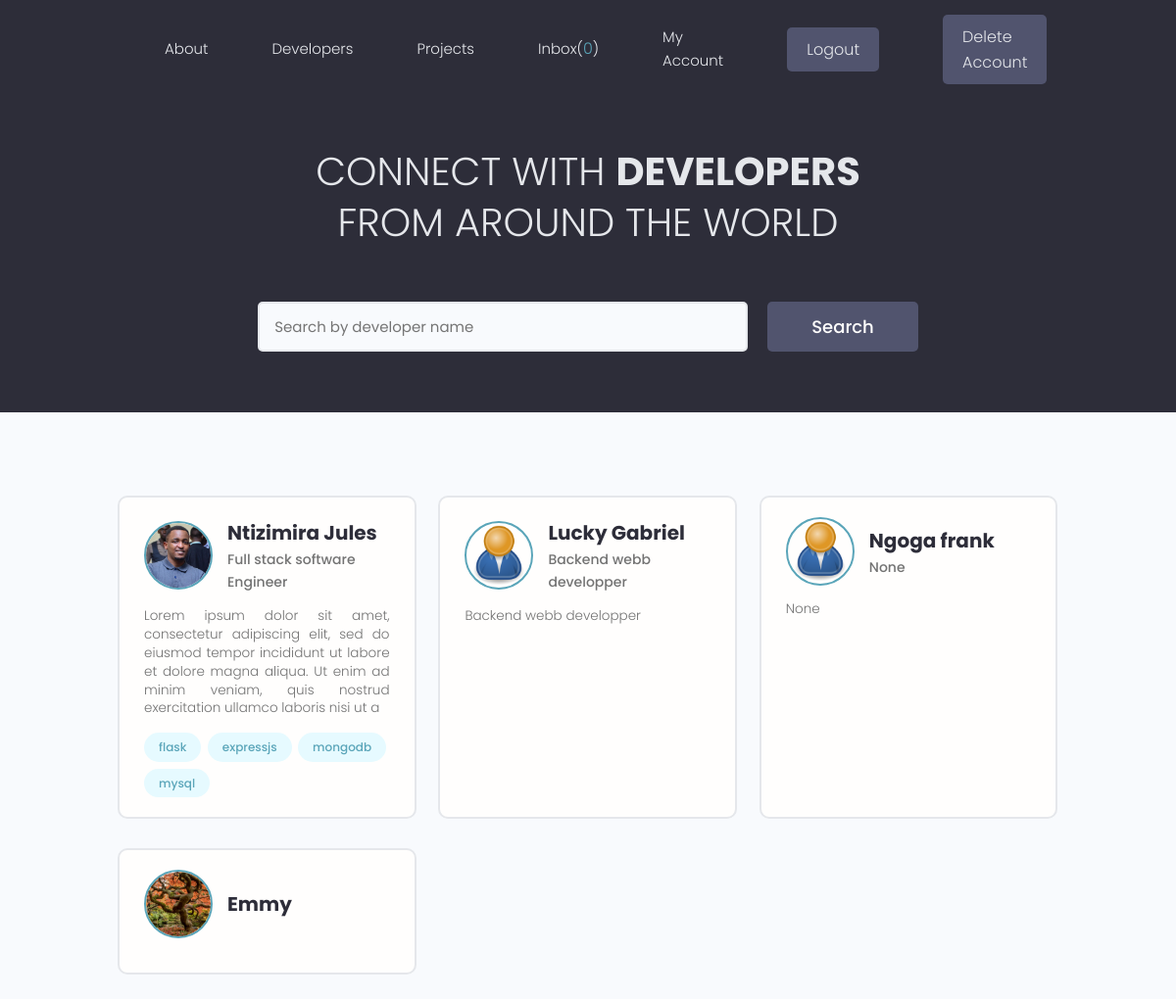
/profiles (signed in), run on an earlier commit of the app's database.
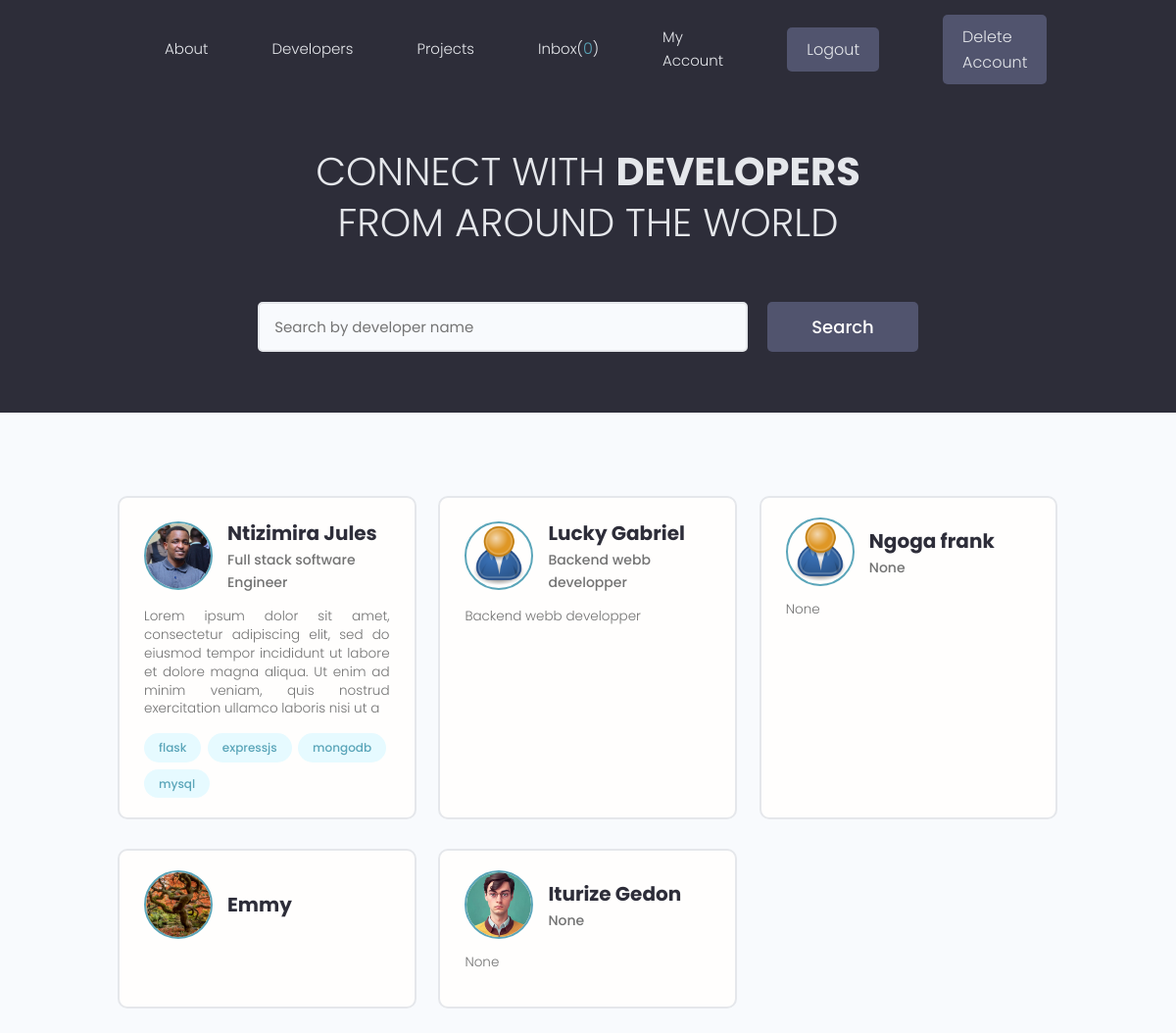
And on a later commit of the database.
### models/message.py (models this page shows, shortened)
class Message(BaseModel, Base):
    __tablename__ = 'messages'
    message = Column(Text, nullable=True)
    subject = Column(String(200), nullable=True)
    is_read = Column(Boolean, default=False)
    sender_id = Column(String(60), ForeignKey('users.id', ondelete='SET NULL'), nullable=True)
    sender = relationship('User', foreign_keys=[sender_id], backref='sent_messages')
    receiver_id = Column(String(60), ForeignKey('users.id', ondelete='SET NULL'), nullable=True)
    receiver = relationship('User', foreign_keys=[receiver_id], backref='received_messages')

### models/user.py (models this page shows, shortened)
class Profile(BaseModel, Base):
    __tablename__ = 'profiles'
    user_id = Column(String(60), ForeignKey('users.id'))
    user = relationship("User", back_populates="profile")
    username = Column(String(150), nullable=False, unique=True)
    email = Column(String(150), nullable=False)
    name = Column(String(150), nullable=False)
    bio = Column(Text, nullable=True)
    location = Column(String(150), nullable=True)
    headline = Column(String(250), nullable=True)
    profile_image_url = Column(String(2000), default='images/profiles/user-default.png')
    social_github = Column(String(200), nullable=True)
    social_linkdin = Column(String(200), nullable=True)
    social_youtube = Column(String(200), nullable=True)
    social_twitter = Column(String(200), nullable=True)
    skills = relationship("Skill", backref="profile",
                          cascade="all, delete, delete-orphan")
    comments = relationship("Comment", backref="profile", cascade="all, delete-orphan")
    rates = relationship("Rate", backref="profile", cascade="all, delete-orphan")
    notes = relationship("Note", backref="profile", cascade="all, delete-orphan")

### models/skill.py (models this page shows, shortened)
class Skill(BaseModel, Base):
    __tablename__ = 'skills'
    profile_id = Column(String(60), ForeignKey('profiles.id'), nullable=True)
    name = Column(String(200), nullable=False)
    description = Column(Text, nullable=True)

### webdynamic/views/users.py (the view)
@app_views.route('/profiles', methods=['GET'], strict_slashes=False)
def profiles():
    profiles = []
    searchQuery = None
    if request.args.get('text'):
        searchQuery = request.args.get('text').lower()
        profiles = profile_search(searchQuery)
    else:
        profiles = list(storage.all(Profile).values())
    page = int(request.args.get('page', 1))
    result = paginate(profiles, page)
    context = {
        'items_on_page': result.get('items_on_page'),
        'total_pages': result.get('total_pages'),
        'queryPage': page,
        'custom_range': result.get('custom_range'),
        'searchQuery': searchQuery if searchQuery else None
        }
    return render_template('profiles.html', **context)

### models/engine/dbManager.py (called while the page is built)
    def all(self, cls=None):
        new_dict = {}
        for clss in classes:
            if cls is None or cls is classes[clss] or cls is clss:
                objs = self.__session.query(classes[clss]).all()
                for obj in objs:
                    key = obj.__class__.__name__ + '.' + obj.id
                    new_dict[key] = obj
        return (new_dict)

    def get(self, cls, id):
        for obj in self.all(cls).values():
            if id == obj.id:
                return obj

### models/user.py (called while the page is built)
    @property
    def unread(self):
        messages = sorted(self.received_messages, key=lambda x: x.created_at, reverse=True)
        unread = sum(1 for message in messages if not message.is_read)
        return unread

### utils/paginate.py (called while the page is built)
def paginate(data, page=1):
    per_page = 9
    start_index = (page - 1) * per_page
    end_index = start_index + per_page
    total_pages = (len(data) + per_page - 1) // per_page
    items_on_page = data[start_index:end_index]
    leftindex = page - 4 if page > 4 else 1
    rightIndex =  page + 5 if (page + 5) <= total_pages else total_pages + 1
    custom_range = range(leftindex, rightIndex)
    prev_page = page - 1 if page > 1 else None
    next_page = page + 1 if page + 1 <= total_pages else None
    result = {
        'page': page,
        'page_size': len(items_on_page),
        'prev_page': prev_page,
        'next_page': next_page,
        'total_pages': total_pages,
        'custom_range': custom_range,
        'items_on_page': items_on_page,
    }
    return result

### webdynamic/app.py (called while the page is built)
@login_manager.user_loader
def load_user(user_id):
    user = storage.get(User, user_id)
    return user

@app.context_processor
def inject_user():
    return dict(current_user=current_user)

### webdynamic/templates/profiles.html (shortened to what this page needs)
{% extends 'main.html' %}
{% block content %}
  <main class="home">
    <section class="hero-section text-center">
      <div class="container container--narrow">
        <div class="hero-section__box">
          <h2>CONNECT WITH <span>DEVELOPERS</span></h2>
          <h2>FROM AROUND THE WORLD</h2>
        </div>
        <div class="hero-section__search">
          <form class="form" action="{{url_for('app_views.profiles')}}"  method="get" enctype="multipart/form-data">
            <div class="form__field">
              <input class="input input--text" id="formInput#search" type="text" name="text"
                placeholder="Search by developer name" />
            </div>
            <input class="btn btn--sub btn--lg" type="submit" value="Search" />
          </form>
        </div>
      </div>
    </section>
    <section class="devlist">
      <div class="container">
        <div class="grid grid--three">
            {% for profile in items_on_page %}
            <div class="column card">
                <div class="dev">
                <a href="{{url_for('app_views.profile', profile_id=profile.id)}}" class="card__body">
                    <div class="dev__profile">
                    <img class="avatar avatar--md" src="{{url_for('static', filename=profile.profile_image_url)}}" alt="image" />
                    <div class="dev__meta">
                        <h3>{{profile.name}}</h3>
                        <h5>{{profile.headline}}</h5>
                    </div>
                    </div>
                    <p class="dev__info">
                        {{profile.bio[:200] if profile.bio and profile.bio|length > 150 else profile.bio}}
                    </p>
                    <div class="dev__skills">
                    {% for skill in profile.skills %}
                    <span class="tag tag--pill tag--main">
                        <small>{{skill.name}}</small>
                    </span>
                    {% endfor %}
                    </div>
                </a>
                </div>
            </div>
            {% endfor %}
        </div>
      </div>
    </section>
  </main>
{% endblock %}

### webdynamic/templates/main.html (shortened to what this page needs)
<!DOCTYPE html>
<html lang="en">
<head>
  <link rel="stylesheet" href="https://cdn.iconmonstr.com/1.3.0/css/iconmonstr-iconic-font.min.css" />
  <link rel="stylesheet" href="{{ url_for('static', filename='uikit/styles/uikit.css') }}"/>
  <link rel="stylesheet" href="{{ url_for('static', filename='styles/app.css') }}" />
</head>
<body>
    {% include 'navbar.html' %}
    {% block content %}
    {% endblock %}
</body>
</html>

### webdynamic/templates/navbar.html (shortened to what this page needs)
<header class="header">
    <div class="container container--narrow">
      <nav class="header__nav">
        <ul class="header__menu">
          <li class="header__menuItem"><a href="{{url_for('app_views.landingpage')}}">About</a></li>
          <li class="header__menuItem"><a href="{{url_for('app_views.profiles')}}">Developers</a></li>
          <li class="header__menuItem"><a href="{{ url_for('app_views.projects')}}">Projects</a></li>
          {% if current_user.is_authenticated %}
          <li class="header__menuItem"><a href="{{url_for('app_views.inbox')}}">Inbox(<span class="unrd">{{current_user.unread}}</span>)</a></li>
          <li class="header__menuItem"><a href="{{url_for('app_views.account')}}">My Account</a></li>
          <li class="header__menuItem"><a href="{{url_for('app_views.logout')}}" class="btn btn--sub">Logout</a></li>
          <li class="header__menuItem"><a href="{{url_for('app_views.delete_profile')}}" class="btn btn--sub">Delete Account</a></li>
          {% else %}
          <li class="header__menuItem"><a href="{{url_for('app_views.login')}}" class="btn btn--sub">Login/Sign Up</a></li>
          {% endif %}
        </ul>
      </nav>
    </div>
  </header>

### webdynamic/static/styles/app.css (style rules this page uses)
:root { --color-sub: #2d2d39; }
.btn--sub { background-color: var(--color-sub-light); }
.card { border: 2px solid var(--color-light); }
img { width: 100%; }
.header { position: sticky; z-index: 111; background-color: var(--color-sub); padding: 1.5rem 0; }
.header > .container { display: flex; justify-content: space-between; align-items: center; }
.header__nav > ul { display: inline-flex; align-items: center; list-style: none; gap: 6.5rem; }
.header__menuItem > a { color: var(--color-light); font-weight: 300; }
.hero-section { height: 40vh; display: flex; align-items: center; background-color: var(--color-sub); }
.hero-section__box { margin-bottom: 4rem; }
.hero-section__box > h2, .hero-section__box > h2 > span { font-size: 4rem; color: var(--color-light); line-height: 1.3; text-transform: uppercase; }
.hero-section__box > h2 { font-weight: 300; }
.hero-section__box > h2 > span { font-weight: 700; }
.hero-section__search > .form { display: flex; align-items: center; justify-content: center; gap: 2rem; }
.hero-section__search > .form input.input--text { width: 50rem; }
.devlist { margin-top: 8rem; }
.devlist .grid { align-items: stretch; }
.devlist .dev .dev__profile { display: flex; align-items: center; gap: 1.5rem; }
.devlist .dev .dev__meta h3 { color: var(--color-sub); font-size: 2rem; font-weight: 700; }
.devlist .dev .dev__meta h5 { color: var(--color-text); font-size: 1.4rem; font-weight: 500; }
.devlist .dev .dev__info { margin: 1.5rem 0; font-size: 1.35rem; line-height: 1.4; text-align: justify; }
.inbox__title span, .unrd { color: var(--color-main); }

### webdynamic/static/uikit/styles/modules/_variables.css (style rules this page uses)
:root { --color-main: #5aa5b9; --color-main-light: #e6faff; --color-sub: #3f4156; --color-sub-light: #51546e; --color-sub-lighter: #ededfd; --color-text: #737373; --color-gray: #8b8b8b; --color-light: #e5e7eb; --color-light-gray: #767676; --color-bg: #f8fafd; --color-white: #fffefd; --color-white-light: #f3f3f3; --color-success: #359e64; --color-success-bg: #def8e8; --color-error: #fc4b0b; --color-error-bg: #fff2ee; --font-base: 'Poppins', arial, helvetica, 'Segoe UI', roboto, ubuntu, sans-serif; --font-monospace: 'Fira Code', 'Courier New', courier, monospace; --font-regular: 300; --font-medium: 500; --font-bold: 700; --generic-shadow: 1px 1px 5px #00000010; --generic-transition: all 0.3s ease-in-out; }

### webdynamic/static/uikit/styles/modules/_base.css (style rules this page uses)
* { margin: 0; padding: 0; box-sizing: border-box; text-rendering: optimizeLegibility; color: inherit; font-size: inherit; }
html { font-size: 50%; }
@media only screen and (min-width: 480px) { html { font-size: 56.25%; } }
@media only screen and (min-width: 1200px) { html { font-size: 62.5%; } }
body { line-height: 1.6; font-weight: 400; font-size: 1.5rem; color: var(--color-text); background-color: var(--color-bg); min-height: 100vh; }

### webdynamic/static/uikit/styles/modules/_typography.css (style rules this page uses)
* { font-family: var(--font-base); }
h2 { font-size: 3.6rem; font-weight: var(--font-bold); }
h3 { font-size: 3.2rem; font-weight: var(--font-medium); }
h5 { font-size: 2.4rem; font-weight: var(--font-medium); }
h5, h6 { font-weight: var(--font-regular); }
p, span, strong { font-size: 1.6rem; color: var(--color-text); font-weight: var(--font-regular); }
a { padding-bottom: 2px; text-decoration: none; display: inline-block; color: var(--color-main); font-weight: var(--font-medium); }

### webdynamic/static/uikit/styles/modules/_utilities.css (style rules this page uses)
.container { width: 92%; max-width: 165rem; margin: 0 auto; box-sizing: border-box; }
.container--narrow { width: 92%; max-width: 120rem; }
@media screen and (min-width: 1000px) { .container { width: 90%; } }
@media screen and (min-width: 1000px) { .container--narrow { width: 85%; } }
@media screen and (min-width: 1200px) { .container { width: 80%; } }
@media screen and (min-width: 1200px) { .container--narrow { width: 72%; } }
.text-center { text-align: center; }

### webdynamic/static/uikit/styles/modules/_avatar.css (style rules this page uses)
.avatar { border-radius: 50%; border: 2px solid var(--color-main); object-fit: cover; }
.avatar--md { height: 7rem; width: 7rem; }

### webdynamic/static/uikit/styles/modules/_card.css (style rules this page uses)
.card { border-radius: 1rem; background-color: var(--color-white); border: 1.5px solid var(--color-light); width: auto; height: auto; margin-top: 0.5rem; margin-bottom: 0.5rem; overflow: hidden; }
.card__body, .card__header { padding: 2rem 2.5rem; }

### webdynamic/static/uikit/styles/modules/_form.css (style rules this page uses)
.form { display: block; }
.form__field { margin-top: 1.5rem; margin-bottom: 1.5rem; }
input.input[type='text'], input.input[type='email'], input.input[type='password'], input.input[type='number'], textarea.input { min-width: 24rem; width: 100%; padding: 1.2rem 1.5rem; border-radius: 0.5rem; border: 2px solid var(--color-light); transition: all 0.3s ease-in-out; background-color: var(--color-bg); }

What changed in the data, as far as the page shows it:
added Profile: profile_image_url (picture), name "Iturize Gedon", headline "None", bio "None"
